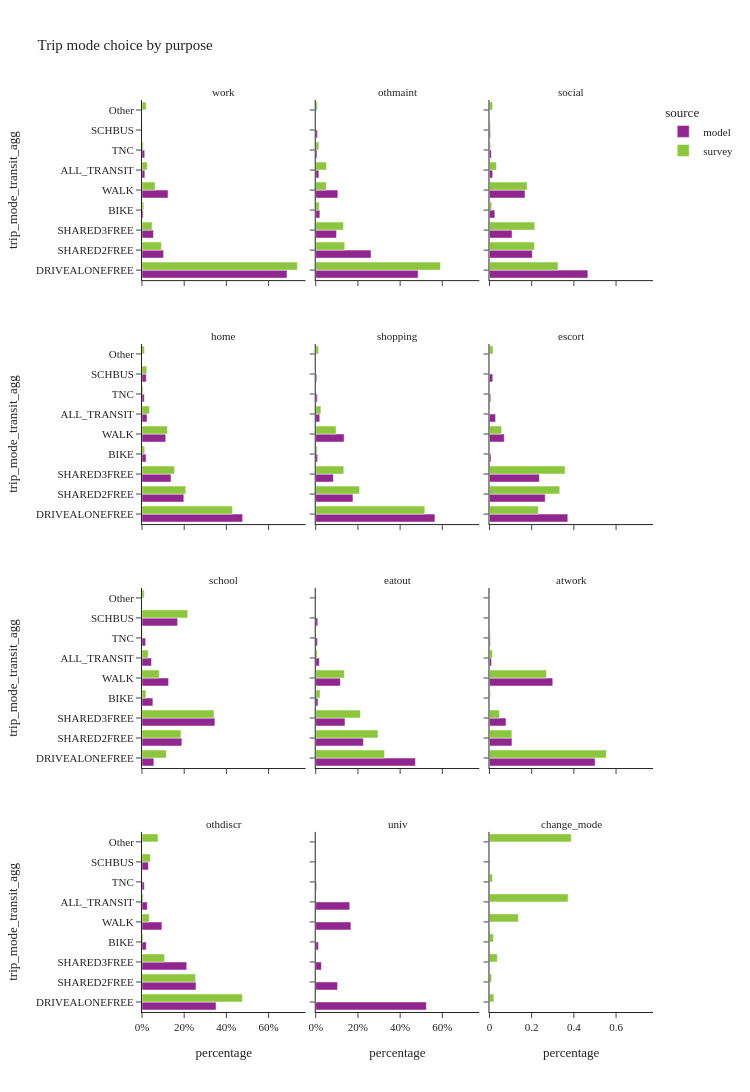
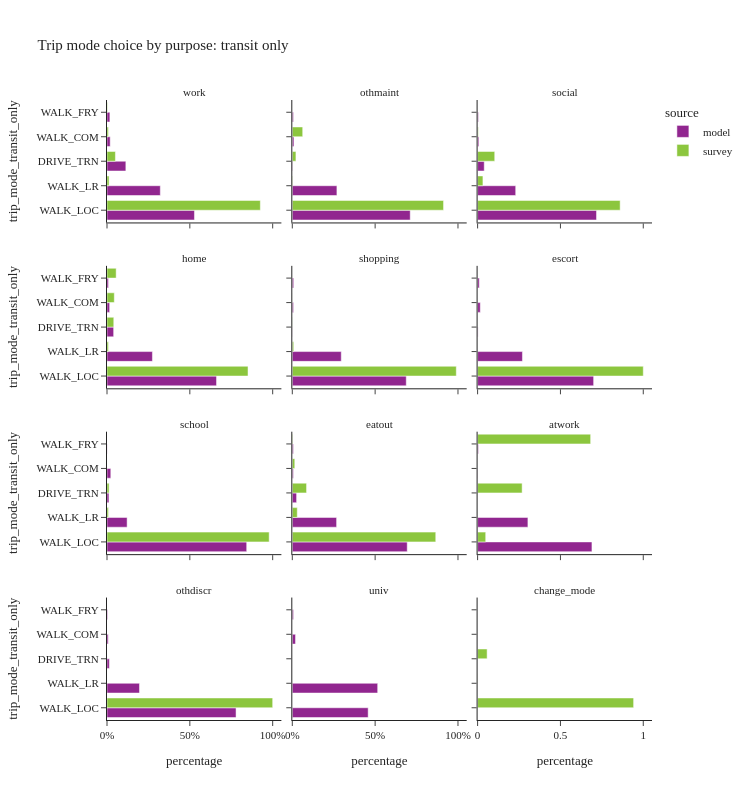

Here is the notebook cell these charts were saved with, in order:
### Code cell
trip_mode_choice_seg(segment_col='purpose')

### Figure 1 — Plotly figure (JSON) as saved in the notebook; plotly's stock layout.template omitted (floating-point values rounded to 4 significant figures)
{"data": [{"alignmentgroup": "True", "customdata": [[1490634], [222194], [118130], [12676], [267557], [29466], [28111]], "hovertemplate": "source=model<br>purpose=work<br>percentage=%{x}<br>trip_mode_transit_agg=%{y}<br>sample_size=%{customdata[0]}<extra></extra>", "legendgroup": "model", "marker": {"color": "#91268F", "pattern": {"shape": ""}}, "name": "model", "offsetgroup": "model", "orientation": "h", "showlegend": true, "textposition": "auto", "type": "bar", "x": [0.6873, 0.1025, 0.05447, 0.005845, 0.1234, 0.01359, 0.01296], "xaxis": "x10", "y": ["DRIVEALONEFREE", "SHARED2FREE", "SHARED3FREE", "BIKE", "WALK", "ALL_TRANSIT", "TNC"], "yaxis": "y10"}, {"alignmentgroup": "True", "customdata": [[345744], [186767], [70217], [13931], [74717], [10644], [5720], [4484]], "hovertemplate": "source=model<br>purpose=othmaint<br>percentage=%{x}<br>trip_mode_transit_agg=%{y}<br>sample_size=%{customdata[0]}<extra></extra>", "legendgroup": "model", "marker": {"color": "#91268F", "pattern": {"shape": ""}}, "name": "model", "offsetgroup": "model", "orientation": "h", "showlegend": false, "textposition": "auto", "type": "bar", "x": [0.4854, 0.2622, 0.09859, 0.01956, 0.1049, 0.01494, 0.008031, 0.006296], "xaxis": "x11", "y": ["DRIVEALONEFREE", "SHARED2FREE", "SHARED3FREE", "BIKE", "WALK", "ALL_TRANSIT", "SCHBUS", "TNC"], "yaxis": "y11"}, {"alignmentgroup": "True", "customdata": [[528713], [229985], [121674], [28931], [190959], [17481], [5495], [10355]], "hovertemplate": "source=model<br>purpose=social<br>percentage=%{x}<br>trip_mode_transit_agg=%{y}<br>sample_size=%{customdata[0]}<extra></extra>", "legendgroup": "model", "marker": {"color": "#91268F", "pattern": {"shape": ""}}, "name": "model", "offsetgroup": "model", "orientation": "h", "showlegend": false, "textposition": "auto", "type": "bar", "x": [0.4664, 0.2029, 0.1073, 0.02552, 0.1685, 0.01542, 0.004847, 0.009135], "xaxis": "x12", "y": ["DRIVEALONEFREE", "SHARED2FREE", "SHARED3FREE", "BIKE", "WALK", "ALL_TRANSIT", "SCHBUS", "TNC"], "yaxis": "y12"}, {"alignmentgroup": "True", "customdata": [[2214124], [920283], [638669], [90498], [522395], [110199], [93422], [51267]], "hovertemplate": "source=model<br>purpose=home<br>percentage=%{x}<br>trip_mode_transit_agg=%{y}<br>sample_size=%{customdata[0]}<extra></extra>", "legendgroup": "model", "marker": {"color": "#91268F", "pattern": {"shape": ""}}, "name": "model", "offsetgroup": "model", "orientation": "h", "showlegend": false, "textposition": "auto", "type": "bar", "x": [0.4771, 0.1983, 0.1376, 0.0195, 0.1126, 0.02375, 0.02013, 0.01105], "xaxis": "x7", "y": ["DRIVEALONEFREE", "SHARED2FREE", "SHARED3FREE", "BIKE", "WALK", "ALL_TRANSIT", "SCHBUS", "TNC"], "yaxis": "y7"}, {"alignmentgroup": "True", "customdata": [[633928], [197972], [93784], [10241], [150974], [21284], [5582], [8104]], "hovertemplate": "source=model<br>purpose=shopping<br>percentage=%{x}<br>trip_mode_transit_agg=%{y}<br>sample_size=%{customdata[0]}<extra></extra>", "legendgroup": "model", "marker": {"color": "#91268F", "pattern": {"shape": ""}}, "name": "model", "offsetgroup": "model", "orientation": "h", "showlegend": false, "textposition": "auto", "type": "bar", "x": [0.5651, 0.1765, 0.0836, 0.009129, 0.1346, 0.01897, 0.004976, 0.007224], "xaxis": "x8", "y": ["DRIVEALONEFREE", "SHARED2FREE", "SHARED3FREE", "BIKE", "WALK", "ALL_TRANSIT", "SCHBUS", "TNC"], "yaxis": "y8"}, {"alignmentgroup": "True", "customdata": [[370885], [263964], [236213], [7277], [70164], [28874], [15461], [6055]], "hovertemplate": "source=model<br>purpose=escort<br>percentage=%{x}<br>trip_mode_transit_agg=%{y}<br>sample_size=%{customdata[0]}<extra></extra>", "legendgroup": "model", "marker": {"color": "#91268F", "pattern": {"shape": ""}}, "name": "model", "offsetgroup": "model", "orientation": "h", "showlegend": false, "textposition": "auto", "type": "bar", "x": [0.3713, 0.2643, 0.2365, 0.007285, 0.07024, 0.02891, 0.01548, 0.006062], "xaxis": "x9", "y": ["DRIVEALONEFREE", "SHARED2FREE", "SHARED3FREE", "BIKE", "WALK", "ALL_TRANSIT", "SCHBUS", "TNC"], "yaxis": "y9"}, {"alignmentgroup": "True", "customdata": [[30936], [103860], [189959], [28409], [69347], [24779], [92825], [9421]], "hovertemplate": "source=model<br>purpose=school<br>percentage=%{x}<br>trip_mode_transit_agg=%{y}<br>sample_size=%{customdata[0]}<extra></extra>", "legendgroup": "model", "marker": {"color": "#91268F", "pattern": {"shape": ""}}, "name": "model", "offsetgroup": "model", "orientation": "h", "showlegend": false, "textposition": "auto", "type": "bar", "x": [0.05629, 0.189, 0.3457, 0.0517, 0.1262, 0.04509, 0.1689, 0.01714], "xaxis": "x4", "y": ["DRIVEALONEFREE", "SHARED2FREE", "SHARED3FREE", "BIKE", "WALK", "ALL_TRANSIT", "SCHBUS", "TNC"], "yaxis": "y4"}, {"alignmentgroup": "True", "customdata": [[308963], [147825], [90724], [7033], [76440], [11201], [6372], [5560]], "hovertemplate": "source=model<br>purpose=eatout<br>percentage=%{x}<br>trip_mode_transit_agg=%{y}<br>sample_size=%{customdata[0]}<extra></extra>", "legendgroup": "model", "marker": {"color": "#91268F", "pattern": {"shape": ""}}, "name": "model", "offsetgroup": "model", "orientation": "h", "showlegend": false, "textposition": "auto", "type": "bar", "x": [0.4723, 0.226, 0.1387, 0.01075, 0.1169, 0.01712, 0.009741, 0.0085], "xaxis": "x5", "y": ["DRIVEALONEFREE", "SHARED2FREE", "SHARED3FREE", "BIKE", "WALK", "ALL_TRANSIT", "SCHBUS", "TNC"], "yaxis": "y5"}, {"alignmentgroup": "True", "customdata": [[224538], [47805], [35051], [299], [134430], [4344], [1790]], "hovertemplate": "source=model<br>purpose=atwork<br>percentage=%{x}<br>trip_mode_transit_agg=%{y}<br>sample_size=%{customdata[0]}<extra></extra>", "legendgroup": "model", "marker": {"color": "#91268F", "pattern": {"shape": ""}}, "name": "model", "offsetgroup": "model", "orientation": "h", "showlegend": false, "textposition": "auto", "type": "bar", "x": [0.5009, 0.1066, 0.07819, 0.000667, 0.2999, 0.009691, 0.003993], "xaxis": "x6", "y": ["DRIVEALONEFREE", "SHARED2FREE", "SHARED3FREE", "BIKE", "WALK", "ALL_TRANSIT", "TNC"], "yaxis": "y6"}, {"alignmentgroup": "True", "customdata": [[114968], [83779], [69422], [6639], [30894], [8150], [9942], [3569]], "hovertemplate": "source=model<br>purpose=othdiscr<br>percentage=%{x}<br>trip_mode_transit_agg=%{y}<br>sample_size=%{customdata[0]}<extra></extra>", "legendgroup": "model", "marker": {"color": "#91268F", "pattern": {"shape": ""}}, "name": "model", "offsetgroup": "model", "orientation": "h", "showlegend": false, "textposition": "auto", "type": "bar", "x": [0.3512, 0.2559, 0.2121, 0.02028, 0.09437, 0.0249, 0.03037, 0.0109], "xaxis": "x", "y": ["DRIVEALONEFREE", "SHARED2FREE", "SHARED3FREE", "BIKE", "WALK", "ALL_TRANSIT", "SCHBUS", "TNC"], "yaxis": "y"}, {"alignmentgroup": "True", "customdata": [[38476], [7594], [1975], [952], [12235], [11826], [291]], "hovertemplate": "source=model<br>purpose=univ<br>percentage=%{x}<br>trip_mode_transit_agg=%{y}<br>sample_size=%{customdata[0]}<extra></extra>", "legendgroup": "model", "marker": {"color": "#91268F", "pattern": {"shape": ""}}, "name": "model", "offsetgroup": "model", "orientation": "h", "showlegend": false, "textposition": "auto", "type": "bar", "x": [0.5246, 0.1035, 0.02693, 0.01298, 0.1668, 0.1612, 0.003967], "xaxis": "x2", "y": ["DRIVEALONEFREE", "SHARED2FREE", "SHARED3FREE", "BIKE", "WALK", "ALL_TRANSIT", "TNC"], "yaxis": "y2"}, {"alignmentgroup": "True", "customdata": [[3211], [323], [110], [173], [770], [447], [2], [33], [147]], "hovertemplate": "source=survey<br>purpose=work<br>percentage=%{x}<br>trip_mode_transit_agg=%{y}<br>sample_size=%{customdata[0]}<extra></extra>", "legendgroup": "survey", "marker": {"color": "#8CC63E", "pattern": {"shape": ""}}, "name": "survey", "offsetgroup": "survey", "orientation": "h", "showlegend": true, "textposition": "auto", "type": "bar", "x": [0.7363, 0.09177, 0.04801, 0.008581, 0.06224, 0.02482, 0.002361, 0.006135, 0.01974], "xaxis": "x10", "y": ["DRIVEALONEFREE", "SHARED2FREE", "SHARED3FREE", "BIKE", "WALK", "ALL_TRANSIT", "SCHBUS", "TNC", "Other"], "yaxis": "y10"}, {"alignmentgroup": "True", "customdata": [[1018], [410], [176], [22], [241], [116], [17], [47]], "hovertemplate": "source=survey<br>purpose=othmaint<br>percentage=%{x}<br>trip_mode_transit_agg=%{y}<br>sample_size=%{customdata[0]}<extra></extra>", "legendgroup": "survey", "marker": {"color": "#8CC63E", "pattern": {"shape": ""}}, "name": "survey", "offsetgroup": "survey", "orientation": "h", "showlegend": false, "textposition": "auto", "type": "bar", "x": [0.5911, 0.1375, 0.1313, 0.01661, 0.04978, 0.05108, 0.01477, 0.007735], "xaxis": "x11", "y": ["DRIVEALONEFREE", "SHARED2FREE", "SHARED3FREE", "BIKE", "WALK", "ALL_TRANSIT", "TNC", "Other"], "yaxis": "y11"}, {"alignmentgroup": "True", "customdata": [[1842], [1047], [816], [172], [2121], [223], [8], [35], [171]], "hovertemplate": "source=survey<br>purpose=social<br>percentage=%{x}<br>trip_mode_transit_agg=%{y}<br>sample_size=%{customdata[0]}<extra></extra>", "legendgroup": "survey", "marker": {"color": "#8CC63E", "pattern": {"shape": ""}}, "name": "survey", "offsetgroup": "survey", "orientation": "h", "showlegend": false, "textposition": "auto", "type": "bar", "x": [0.3248, 0.2135, 0.2148, 0.01077, 0.1783, 0.03303, 0.004526, 0.005369, 0.01481], "xaxis": "x12", "y": ["DRIVEALONEFREE", "SHARED2FREE", "SHARED3FREE", "BIKE", "WALK", "ALL_TRANSIT", "SCHBUS", "TNC", "Other"], "yaxis": "y12"}, {"alignmentgroup": "True", "customdata": [[4817], [2279], [1430], [374], [2960], [726], [134], [66], [209]], "hovertemplate": "source=survey<br>purpose=home<br>percentage=%{x}<br>trip_mode_transit_agg=%{y}<br>sample_size=%{customdata[0]}<extra></extra>", "legendgroup": "survey", "marker": {"color": "#8CC63E", "pattern": {"shape": ""}}, "name": "survey", "offsetgroup": "survey", "orientation": "h", "showlegend": false, "textposition": "auto", "type": "bar", "x": [0.4294, 0.2077, 0.1545, 0.01288, 0.1207, 0.03552, 0.0226, 0.00513, 0.01161], "xaxis": "x7", "y": ["DRIVEALONEFREE", "SHARED2FREE", "SHARED3FREE", "BIKE", "WALK", "ALL_TRANSIT", "SCHBUS", "TNC", "Other"], "yaxis": "y7"}, {"alignmentgroup": "True", "customdata": [[2130], [1046], [505], [53], [711], [163], [4], [64]], "hovertemplate": "source=survey<br>purpose=shopping<br>percentage=%{x}<br>trip_mode_transit_agg=%{y}<br>sample_size=%{customdata[0]}<extra></extra>", "legendgroup": "survey", "marker": {"color": "#8CC63E", "pattern": {"shape": ""}}, "name": "survey", "offsetgroup": "survey", "orientation": "h", "showlegend": false, "textposition": "auto", "type": "bar", "x": [0.517, 0.2076, 0.1331, 0.006537, 0.09691, 0.02466, 0.0007081, 0.01342], "xaxis": "x8", "y": ["DRIVEALONEFREE", "SHARED2FREE", "SHARED3FREE", "BIKE", "WALK", "ALL_TRANSIT", "TNC", "Other"], "yaxis": "y8"}, {"alignmentgroup": "True", "customdata": [[660], [953], [738], [52], [319], [12], [3], [2], [23]], "hovertemplate": "source=survey<br>purpose=escort<br>percentage=%{x}<br>trip_mode_transit_agg=%{y}<br>sample_size=%{customdata[0]}<extra></extra>", "legendgroup": "survey", "marker": {"color": "#8CC63E", "pattern": {"shape": ""}}, "name": "survey", "offsetgroup": "survey", "orientation": "h", "showlegend": false, "textposition": "auto", "type": "bar", "x": [0.2315, 0.3331, 0.3584, 0.001548, 0.05763, 0.0005046, 0.0001123, 0.0001868, 0.01699], "xaxis": "x9", "y": ["DRIVEALONEFREE", "SHARED2FREE", "SHARED3FREE", "BIKE", "WALK", "ALL_TRANSIT", "SCHBUS", "TNC", "Other"], "yaxis": "y9"}, {"alignmentgroup": "True", "customdata": [[61], [219], [232], [27], [153], [50], [152], [4], [8]], "hovertemplate": "source=survey<br>purpose=school<br>percentage=%{x}<br>trip_mode_transit_agg=%{y}<br>sample_size=%{customdata[0]}<extra></extra>", "legendgroup": "survey", "marker": {"color": "#8CC63E", "pattern": {"shape": ""}}, "name": "survey", "offsetgroup": "survey", "orientation": "h", "showlegend": false, "textposition": "auto", "type": "bar", "x": [0.1151, 0.185, 0.3411, 0.01881, 0.08152, 0.02933, 0.2168, 0.002025, 0.01045], "xaxis": "x4", "y": ["DRIVEALONEFREE", "SHARED2FREE", "SHARED3FREE", "BIKE", "WALK", "ALL_TRANSIT", "SCHBUS", "TNC", "Other"], "yaxis": "y4"}, {"alignmentgroup": "True", "customdata": [[785], [604], [383], [48], [652], [89], [1], [11], [35]], "hovertemplate": "source=survey<br>purpose=eatout<br>percentage=%{x}<br>trip_mode_transit_agg=%{y}<br>sample_size=%{customdata[0]}<extra></extra>", "legendgroup": "survey", "marker": {"color": "#8CC63E", "pattern": {"shape": ""}}, "name": "survey", "offsetgroup": "survey", "orientation": "h", "showlegend": false, "textposition": "auto", "type": "bar", "x": [0.3263, 0.2949, 0.2118, 0.02052, 0.136, 0.007462, 1.047e-05, 0.001505, 0.001537], "xaxis": "x5", "y": ["DRIVEALONEFREE", "SHARED2FREE", "SHARED3FREE", "BIKE", "WALK", "ALL_TRANSIT", "SCHBUS", "TNC", "Other"], "yaxis": "y5"}, {"alignmentgroup": "True", "customdata": [[315], [50], [45], [8], [331], [8], [1], [31]], "hovertemplate": "source=survey<br>purpose=atwork<br>percentage=%{x}<br>trip_mode_transit_agg=%{y}<br>sample_size=%{customdata[0]}<extra></extra>", "legendgroup": "survey", "marker": {"color": "#8CC63E", "pattern": {"shape": ""}}, "name": "survey", "offsetgroup": "survey", "orientation": "h", "showlegend": false, "textposition": "auto", "type": "bar", "x": [0.5538, 0.1061, 0.04712, 0.00421, 0.2703, 0.01397, 0.003755, 0.0007328], "xaxis": "x6", "y": ["DRIVEALONEFREE", "SHARED2FREE", "SHARED3FREE", "BIKE", "WALK", "ALL_TRANSIT", "TNC", "Other"], "yaxis": "y6"}, {"alignmentgroup": "True", "customdata": [[175], [97], [60], [10], [90], [21], [15], [2], [41]], "hovertemplate": "source=survey<br>purpose=othdiscr<br>percentage=%{x}<br>trip_mode_transit_agg=%{y}<br>sample_size=%{customdata[0]}<extra></extra>", "legendgroup": "survey", "marker": {"color": "#8CC63E", "pattern": {"shape": ""}}, "name": "survey", "offsetgroup": "survey", "orientation": "h", "showlegend": false, "textposition": "auto", "type": "bar", "x": [0.4759, 0.2543, 0.1072, 0.004966, 0.03447, 0.005884, 0.03932, 0.002126, 0.07595], "xaxis": "x", "y": ["DRIVEALONEFREE", "SHARED2FREE", "SHARED3FREE", "BIKE", "WALK", "ALL_TRANSIT", "SCHBUS", "TNC", "Other"], "yaxis": "y"}, {"alignmentgroup": "True", "customdata": [[1], [6], [3], [1], [6], [25], [5], [8]], "hovertemplate": "source=survey<br>purpose=change_mode<br>percentage=%{x}<br>trip_mode_transit_agg=%{y}<br>sample_size=%{customdata[0]}<extra></extra>", "legendgroup": "survey", "marker": {"color": "#8CC63E", "pattern": {"shape": ""}}, "name": "survey", "offsetgroup": "survey", "orientation": "h", "showlegend": false, "textposition": "auto", "type": "bar", "x": [0.02096, 0.01031, 0.03719, 0.01918, 0.137, 0.373, 0.01451, 0.3878], "xaxis": "x3", "y": ["DRIVEALONEFREE", "SHARED2FREE", "SHARED3FREE", "BIKE", "WALK", "ALL_TRANSIT", "TNC", "Other"], "yaxis": "y3"}], "layout": {"annotations": [{"font": {}, "showarrow": false, "text": "othdiscr", "x": 0.16, "xanchor": "center", "xref": "paper", "y": 0.1975, "yanchor": "bottom", "yref": "paper"}, {"font": {}, "showarrow": false, "text": "univ", "x": 0.5, "xanchor": "center", "xref": "paper", "y": 0.1975, "yanchor": "bottom", "yref": "paper"}, {"font": {}, "showarrow": false, "text": "change_mode", "x": 0.84, "xanchor": "center", "xref": "paper", "y": 0.1975, "yanchor": "bottom", "yref": "paper"}, {"font": {}, "showarrow": false, "text": "school", "x": 0.16, "xanchor": "center", "xref": "paper", "y": 0.465, "yanchor": "bottom", "yref": "paper"}, {"font": {}, "showarrow": false, "text": "eatout", "x": 0.5, "xanchor": "center", "xref": "paper", "y": 0.465, "yanchor": "bottom", "yref": "paper"}, {"font": {}, "showarrow": false, "text": "atwork", "x": 0.84, "xanchor": "center", "xref": "paper", "y": 0.465, "yanchor": "bottom", "yref": "paper"}, {"font": {}, "showarrow": false, "text": "home", "x": 0.16, "xanchor": "center", "xref": "paper", "y": 0.7325, "yanchor": "bottom", "yref": "paper"}, {"font": {}, "showarrow": false, "text": "shopping", "x": 0.5, "xanchor": "center", "xref": "paper", "y": 0.7325, "yanchor": "bottom", "yref": "paper"}, {"font": {}, "showarrow": false, "text": "escort", "x": 0.84, "xanchor": "center", "xref": "paper", "y": 0.7325, "yanchor": "bottom", "yref": "paper"}, {"font": {}, "showarrow": false, "text": "work", "x": 0.16, "xanchor": "center", "xref": "paper", "y": 1.0, "yanchor": "bottom", "yref": "paper"}, {"font": {}, "showarrow": false, "text": "othmaint", "x": 0.5, "xanchor": "center", "xref": "paper", "y": 1.0, "yanchor": "bottom", "yref": "paper"}, {"font": {}, "showarrow": false, "text": "social", "x": 0.84, "xanchor": "center", "xref": "paper", "y": 1.0, "yanchor": "bottom", "yref": "paper"}], "barmode": "group", "height": 1200, "legend": {"title": {"text": "source"}, "tracegroupgap": 0}, "title": {"text": "Trip mode choice by purpose"}, "width": 750, "xaxis": {"anchor": "y", "domain": [0.0, 0.32], "tickformat": ".0%", "title": {"text": "percentage"}}, "xaxis10": {"anchor": "y10", "domain": [0.0, 0.32], "matches": "x", "showticklabels": false}, "xaxis11": {"anchor": "y11", "domain": [0.34, 0.66], "matches": "x", "showticklabels": false}, "xaxis12": {"anchor": "y12", "domain": [0.68, 1.0], "matches": "x", "showticklabels": false}, "xaxis2": {"anchor": "y2", "domain": [0.34, 0.66], "matches": "x", "tickformat": ".0%", "title": {"text": "percentage"}}, "xaxis3": {"anchor": "y3", "domain": [0.68, 1.0], "matches": "x", "title": {"text": "percentage"}}, "xaxis4": {"anchor": "y4", "domain": [0.0, 0.32], "matches": "x", "showticklabels": false}, "xaxis5": {"anchor": "y5", "domain": [0.34, 0.66], "matches": "x", "showticklabels": false}, "xaxis6": {"anchor": "y6", "domain": [0.68, 1.0], "matches": "x", "showticklabels": false}, "xaxis7": {"anchor": "y7", "domain": [0.0, 0.32], "matches": "x", "showticklabels": false}, "xaxis8": {"anchor": "y8", "domain": [0.34, 0.66], "matches": "x", "showticklabels": false}, "xaxis9": {"anchor": "y9", "domain": [0.68, 1.0], "matches": "x", "showticklabels": false}, "yaxis": {"anchor": "x", "domain": [0.0, 0.1975], "title": {"text": "trip_mode_transit_agg"}}, "yaxis10": {"anchor": "x10", "domain": [0.8025, 1.0], "matches": "y", "title": {"text": "trip_mode_transit_agg"}}, "yaxis11": {"anchor": "x11", "domain": [0.8025, 1.0], "matches": "y", "showticklabels": false}, "yaxis12": {"anchor": "x12", "domain": [0.8025, 1.0], "matches": "y", "showticklabels": false}, "yaxis2": {"anchor": "x2", "domain": [0.0, 0.1975], "matches": "y", "showticklabels": false}, "yaxis3": {"anchor": "x3", "domain": [0.0, 0.1975], "matches": "y", "showticklabels": false}, "yaxis4": {"anchor": "x4", "domain": [0.2675, 0.465], "matches": "y", "title": {"text": "trip_mode_transit_agg"}}, "yaxis5": {"anchor": "x5", "domain": [0.2675, 0.465], "matches": "y", "showticklabels": false}, "yaxis6": {"anchor": "x6", "domain": [0.2675, 0.465], "matches": "y", "showticklabels": false}, "yaxis7": {"anchor": "x7", "domain": [0.535, 0.7325], "matches": "y", "title": {"text": "trip_mode_transit_agg"}}, "yaxis8": {"anchor": "x8", "domain": [0.535, 0.7325], "matches": "y", "showticklabels": false}, "yaxis9": {"anchor": "x9", "domain": [0.535, 0.7325], "matches": "y", "showticklabels": false}}}

### Figure 2 — Plotly figure (JSON) as saved in the notebook; plotly's stock layout.template omitted (floating-point values rounded to 4 significant figures)
{"data": [{"alignmentgroup": "True", "customdata": [[15554], [9482], [3352], [566], [512]], "hovertemplate": "source=model<br>purpose=work<br>percentage=%{x}<br>trip_mode_transit_only=%{y}<br>sample_size=%{customdata[0]}<extra></extra>", "legendgroup": "model", "marker": {"color": "#91268F", "pattern": {"shape": ""}}, "name": "model", "offsetgroup": "model", "orientation": "h", "showlegend": true, "textposition": "auto", "type": "bar", "x": [0.5279, 0.3218, 0.1138, 0.01921, 0.01738], "xaxis": "x10", "y": ["WALK_LOC", "WALK_LR", "DRIVE_TRN", "WALK_COM", "WALK_FRY"], "yaxis": "y10"}, {"alignmentgroup": "True", "customdata": [[7576], [2866], [24], [104], [74]], "hovertemplate": "source=model<br>purpose=othmaint<br>percentage=%{x}<br>trip_mode_transit_only=%{y}<br>sample_size=%{customdata[0]}<extra></extra>", "legendgroup": "model", "marker": {"color": "#91268F", "pattern": {"shape": ""}}, "name": "model", "offsetgroup": "model", "orientation": "h", "showlegend": false, "textposition": "auto", "type": "bar", "x": [0.7118, 0.2693, 0.002255, 0.009771, 0.006952], "xaxis": "x11", "y": ["WALK_LOC", "WALK_LR", "DRIVE_TRN", "WALK_COM", "WALK_FRY"], "yaxis": "y11"}, {"alignmentgroup": "True", "customdata": [[12547], [4020], [701], [129], [84]], "hovertemplate": "source=model<br>purpose=social<br>percentage=%{x}<br>trip_mode_transit_only=%{y}<br>sample_size=%{customdata[0]}<extra></extra>", "legendgroup": "model", "marker": {"color": "#91268F", "pattern": {"shape": ""}}, "name": "model", "offsetgroup": "model", "orientation": "h", "showlegend": false, "textposition": "auto", "type": "bar", "x": [0.7178, 0.23, 0.0401, 0.007379, 0.004805], "xaxis": "x12", "y": ["WALK_LOC", "WALK_LR", "DRIVE_TRN", "WALK_COM", "WALK_FRY"], "yaxis": "y12"}, {"alignmentgroup": "True", "customdata": [[72844], [30211], [4421], [1753], [970]], "hovertemplate": "source=model<br>purpose=home<br>percentage=%{x}<br>trip_mode_transit_only=%{y}<br>sample_size=%{customdata[0]}<extra></extra>", "legendgroup": "model", "marker": {"color": "#91268F", "pattern": {"shape": ""}}, "name": "model", "offsetgroup": "model", "orientation": "h", "showlegend": false, "textposition": "auto", "type": "bar", "x": [0.661, 0.2741, 0.04012, 0.01591, 0.008802], "xaxis": "x7", "y": ["WALK_LOC", "WALK_LR", "DRIVE_TRN", "WALK_COM", "WALK_FRY"], "yaxis": "y7"}, {"alignmentgroup": "True", "customdata": [[14639], [6289], [22], [158], [176]], "hovertemplate": "source=model<br>purpose=shopping<br>percentage=%{x}<br>trip_mode_transit_only=%{y}<br>sample_size=%{customdata[0]}<extra></extra>", "legendgroup": "model", "marker": {"color": "#91268F", "pattern": {"shape": ""}}, "name": "model", "offsetgroup": "model", "orientation": "h", "showlegend": false, "textposition": "auto", "type": "bar", "x": [0.6878, 0.2955, 0.001034, 0.007423, 0.008269], "xaxis": "x8", "y": ["WALK_LOC", "WALK_LR", "DRIVE_TRN", "WALK_COM", "WALK_FRY"], "yaxis": "y8"}, {"alignmentgroup": "True", "customdata": [[20223], [7813], [81], [467], [290]], "hovertemplate": "source=model<br>purpose=escort<br>percentage=%{x}<br>trip_mode_transit_only=%{y}<br>sample_size=%{customdata[0]}<extra></extra>", "legendgroup": "model", "marker": {"color": "#91268F", "pattern": {"shape": ""}}, "name": "model", "offsetgroup": "model", "orientation": "h", "showlegend": false, "textposition": "auto", "type": "bar", "x": [0.7004, 0.2706, 0.002805, 0.01617, 0.01004], "xaxis": "x9", "y": ["WALK_LOC", "WALK_LR", "DRIVE_TRN", "WALK_COM", "WALK_FRY"], "yaxis": "y9"}, {"alignmentgroup": "True", "customdata": [[20894], [3007], [290], [567], [21]], "hovertemplate": "source=model<br>purpose=school<br>percentage=%{x}<br>trip_mode_transit_only=%{y}<br>sample_size=%{customdata[0]}<extra></extra>", "legendgroup": "model", "marker": {"color": "#91268F", "pattern": {"shape": ""}}, "name": "model", "offsetgroup": "model", "orientation": "h", "showlegend": false, "textposition": "auto", "type": "bar", "x": [0.8432, 0.1214, 0.0117, 0.02288, 0.0008475], "xaxis": "x4", "y": ["WALK_LOC", "WALK_LR", "DRIVE_TRN", "WALK_COM", "WALK_FRY"], "yaxis": "y4"}, {"alignmentgroup": "True", "customdata": [[7770], [2995], [291], [72], [73]], "hovertemplate": "source=model<br>purpose=eatout<br>percentage=%{x}<br>trip_mode_transit_only=%{y}<br>sample_size=%{customdata[0]}<extra></extra>", "legendgroup": "model", "marker": {"color": "#91268F", "pattern": {"shape": ""}}, "name": "model", "offsetgroup": "model", "orientation": "h", "showlegend": false, "textposition": "auto", "type": "bar", "x": [0.6937, 0.2674, 0.02598, 0.006428, 0.006517], "xaxis": "x5", "y": ["WALK_LOC", "WALK_LR", "DRIVE_TRN", "WALK_COM", "WALK_FRY"], "yaxis": "y5"}, {"alignmentgroup": "True", "customdata": [[2998], [1319], [6], [21]], "hovertemplate": "source=model<br>purpose=atwork<br>percentage=%{x}<br>trip_mode_transit_only=%{y}<br>sample_size=%{customdata[0]}<extra></extra>", "legendgroup": "model", "marker": {"color": "#91268F", "pattern": {"shape": ""}}, "name": "model", "offsetgroup": "model", "orientation": "h", "showlegend": false, "textposition": "auto", "type": "bar", "x": [0.6901, 0.3036, 0.001381, 0.004834], "xaxis": "x6", "y": ["WALK_LOC", "WALK_LR", "WALK_COM", "WALK_FRY"], "yaxis": "y6"}, {"alignmentgroup": "True", "customdata": [[6348], [1597], [116], [60], [29]], "hovertemplate": "source=model<br>purpose=othdiscr<br>percentage=%{x}<br>trip_mode_transit_only=%{y}<br>sample_size=%{customdata[0]}<extra></extra>", "legendgroup": "model", "marker": {"color": "#91268F", "pattern": {"shape": ""}}, "name": "model", "offsetgroup": "model", "orientation": "h", "showlegend": false, "textposition": "auto", "type": "bar", "x": [0.7789, 0.196, 0.01423, 0.007362, 0.003558], "xaxis": "x", "y": ["WALK_LOC", "WALK_LR", "DRIVE_TRN", "WALK_COM", "WALK_FRY"], "yaxis": "y"}, {"alignmentgroup": "True", "customdata": [[5415], [6094], [230], [87]], "hovertemplate": "source=model<br>purpose=univ<br>percentage=%{x}<br>trip_mode_transit_only=%{y}<br>sample_size=%{customdata[0]}<extra></extra>", "legendgroup": "model", "marker": {"color": "#91268F", "pattern": {"shape": ""}}, "name": "model", "offsetgroup": "model", "orientation": "h", "showlegend": false, "textposition": "auto", "type": "bar", "x": [0.4579, 0.5153, 0.01945, 0.007357], "xaxis": "x2", "y": ["WALK_LOC", "WALK_LR", "WALK_COM", "WALK_FRY"], "yaxis": "y2"}, {"alignmentgroup": "True", "customdata": [[389], [26], [19], [8], [5]], "hovertemplate": "source=survey<br>purpose=work<br>percentage=%{x}<br>trip_mode_transit_only=%{y}<br>sample_size=%{customdata[0]}<extra></extra>", "legendgroup": "survey", "marker": {"color": "#8CC63E", "pattern": {"shape": ""}}, "name": "survey", "offsetgroup": "survey", "orientation": "h", "showlegend": true, "textposition": "auto", "type": "bar", "x": [0.9255, 0.01236, 0.05082, 0.008277, 0.003065], "xaxis": "x10", "y": ["WALK_LOC", "WALK_LR", "DRIVE_TRN", "WALK_COM", "WALK_FRY"], "yaxis": "y10"}, {"alignmentgroup": "True", "customdata": [[106], [5], [4], [1]], "hovertemplate": "source=survey<br>purpose=othmaint<br>percentage=%{x}<br>trip_mode_transit_only=%{y}<br>sample_size=%{customdata[0]}<extra></extra>", "legendgroup": "survey", "marker": {"color": "#8CC63E", "pattern": {"shape": ""}}, "name": "survey", "offsetgroup": "survey", "orientation": "h", "showlegend": false, "textposition": "auto", "type": "bar", "x": [0.9129, 0.002436, 0.02189, 0.06275], "xaxis": "x11", "y": ["WALK_LOC", "WALK_LR", "DRIVE_TRN", "WALK_COM"], "yaxis": "y11"}, {"alignmentgroup": "True", "customdata": [[176], [23], [22], [2]], "hovertemplate": "source=survey<br>purpose=social<br>percentage=%{x}<br>trip_mode_transit_only=%{y}<br>sample_size=%{customdata[0]}<extra></extra>", "legendgroup": "survey", "marker": {"color": "#8CC63E", "pattern": {"shape": ""}}, "name": "survey", "offsetgroup": "survey", "orientation": "h", "showlegend": false, "textposition": "auto", "type": "bar", "x": [0.8604, 0.03216, 0.1034, 0.004011], "xaxis": "x12", "y": ["WALK_LOC", "WALK_LR", "DRIVE_TRN", "WALK_COM"], "yaxis": "y12"}, {"alignmentgroup": "True", "customdata": [[641], [39], [28], [7], [11]], "hovertemplate": "source=survey<br>purpose=home<br>percentage=%{x}<br>trip_mode_transit_only=%{y}<br>sample_size=%{customdata[0]}<extra></extra>", "legendgroup": "survey", "marker": {"color": "#8CC63E", "pattern": {"shape": ""}}, "name": "survey", "offsetgroup": "survey", "orientation": "h", "showlegend": false, "textposition": "auto", "type": "bar", "x": [0.8512, 0.008545, 0.04094, 0.04409, 0.05526], "xaxis": "x7", "y": ["WALK_LOC", "WALK_LR", "DRIVE_TRN", "WALK_COM", "WALK_FRY"], "yaxis": "y7"}, {"alignmentgroup": "True", "customdata": [[147], [10], [3], [3]], "hovertemplate": "source=survey<br>purpose=shopping<br>percentage=%{x}<br>trip_mode_transit_only=%{y}<br>sample_size=%{customdata[0]}<extra></extra>", "legendgroup": "survey", "marker": {"color": "#8CC63E", "pattern": {"shape": ""}}, "name": "survey", "offsetgroup": "survey", "orientation": "h", "showlegend": false, "textposition": "auto", "type": "bar", "x": [0.9899, 0.008514, 0.001234, 0.0003664], "xaxis": "x8", "y": ["WALK_LOC", "WALK_LR", "DRIVE_TRN", "WALK_COM"], "yaxis": "y8"}, {"alignmentgroup": "True", "customdata": [[10], [1], [1]], "hovertemplate": "source=survey<br>purpose=escort<br>percentage=%{x}<br>trip_mode_transit_only=%{y}<br>sample_size=%{customdata[0]}<extra></extra>", "legendgroup": "survey", "marker": {"color": "#8CC63E", "pattern": {"shape": ""}}, "name": "survey", "offsetgroup": "survey", "orientation": "h", "showlegend": false, "textposition": "auto", "type": "bar", "x": [1.0, 0.0, 0.0], "xaxis": "x9", "y": ["WALK_LOC", "WALK_LR", "DRIVE_TRN"], "yaxis": "y9"}, {"alignmentgroup": "True", "customdata": [[47], [1], [2]], "hovertemplate": "source=survey<br>purpose=school<br>percentage=%{x}<br>trip_mode_transit_only=%{y}<br>sample_size=%{customdata[0]}<extra></extra>", "legendgroup": "survey", "marker": {"color": "#8CC63E", "pattern": {"shape": ""}}, "name": "survey", "offsetgroup": "survey", "orientation": "h", "showlegend": false, "textposition": "auto", "type": "bar", "x": [0.9788, 0.00861, 0.01255], "xaxis": "x4", "y": ["WALK_LOC", "WALK_LR", "DRIVE_TRN"], "yaxis": "y4"}, {"alignmentgroup": "True", "customdata": [[77], [7], [2], [2], [1]], "hovertemplate": "source=survey<br>purpose=eatout<br>percentage=%{x}<br>trip_mode_transit_only=%{y}<br>sample_size=%{customdata[0]}<extra></extra>", "legendgroup": "survey", "marker": {"color": "#8CC63E", "pattern": {"shape": ""}}, "name": "survey", "offsetgroup": "survey", "orientation": "h", "showlegend": false, "textposition": "auto", "type": "bar", "x": [0.8659, 0.02996, 0.0861, 0.01504, 0.003025], "xaxis": "x5", "y": ["WALK_LOC", "WALK_LR", "DRIVE_TRN", "WALK_COM", "WALK_FRY"], "yaxis": "y5"}, {"alignmentgroup": "True", "customdata": [[6], [1], [1]], "hovertemplate": "source=survey<br>purpose=atwork<br>percentage=%{x}<br>trip_mode_transit_only=%{y}<br>sample_size=%{customdata[0]}<extra></extra>", "legendgroup": "survey", "marker": {"color": "#8CC63E", "pattern": {"shape": ""}}, "name": "survey", "offsetgroup": "survey", "orientation": "h", "showlegend": false, "textposition": "auto", "type": "bar", "x": [0.0489, 0.2688, 0.6823], "xaxis": "x6", "y": ["WALK_LOC", "DRIVE_TRN", "WALK_FRY"], "yaxis": "y6"}, {"alignmentgroup": "True", "customdata": [[19], [2]], "hovertemplate": "source=survey<br>purpose=othdiscr<br>percentage=%{x}<br>trip_mode_transit_only=%{y}<br>sample_size=%{customdata[0]}<extra></extra>", "legendgroup": "survey", "marker": {"color": "#8CC63E", "pattern": {"shape": ""}}, "name": "survey", "offsetgroup": "survey", "orientation": "h", "showlegend": false, "textposition": "auto", "type": "bar", "x": [1.0, 0.0], "xaxis": "x", "y": ["WALK_LOC", "WALK_LR"], "yaxis": "y"}, {"alignmentgroup": "True", "customdata": [[20], [2], [3]], "hovertemplate": "source=survey<br>purpose=change_mode<br>percentage=%{x}<br>trip_mode_transit_only=%{y}<br>sample_size=%{customdata[0]}<extra></extra>", "legendgroup": "survey", "marker": {"color": "#8CC63E", "pattern": {"shape": ""}}, "name": "survey", "offsetgroup": "survey", "orientation": "h", "showlegend": false, "textposition": "auto", "type": "bar", "x": [0.9417, 0.0008312, 0.05745], "xaxis": "x3", "y": ["WALK_LOC", "WALK_LR", "DRIVE_TRN"], "yaxis": "y3"}], "layout": {"annotations": [{"font": {}, "showarrow": false, "text": "othdiscr", "x": 0.16, "xanchor": "center", "xref": "paper", "y": 0.1975, "yanchor": "bottom", "yref": "paper"}, {"font": {}, "showarrow": false, "text": "univ", "x": 0.5, "xanchor": "center", "xref": "paper", "y": 0.1975, "yanchor": "bottom", "yref": "paper"}, {"font": {}, "showarrow": false, "text": "change_mode", "x": 0.84, "xanchor": "center", "xref": "paper", "y": 0.1975, "yanchor": "bottom", "yref": "paper"}, {"font": {}, "showarrow": false, "text": "school", "x": 0.16, "xanchor": "center", "xref": "paper", "y": 0.465, "yanchor": "bottom", "yref": "paper"}, {"font": {}, "showarrow": false, "text": "eatout", "x": 0.5, "xanchor": "center", "xref": "paper", "y": 0.465, "yanchor": "bottom", "yref": "paper"}, {"font": {}, "showarrow": false, "text": "atwork", "x": 0.84, "xanchor": "center", "xref": "paper", "y": 0.465, "yanchor": "bottom", "yref": "paper"}, {"font": {}, "showarrow": false, "text": "home", "x": 0.16, "xanchor": "center", "xref": "paper", "y": 0.7325, "yanchor": "bottom", "yref": "paper"}, {"font": {}, "showarrow": false, "text": "shopping", "x": 0.5, "xanchor": "center", "xref": "paper", "y": 0.7325, "yanchor": "bottom", "yref": "paper"}, {"font": {}, "showarrow": false, "text": "escort", "x": 0.84, "xanchor": "center", "xref": "paper", "y": 0.7325, "yanchor": "bottom", "yref": "paper"}, {"font": {}, "showarrow": false, "text": "work", "x": 0.16, "xanchor": "center", "xref": "paper", "y": 1.0, "yanchor": "bottom", "yref": "paper"}, {"font": {}, "showarrow": false, "text": "othmaint", "x": 0.5, "xanchor": "center", "xref": "paper", "y": 1.0, "yanchor": "bottom", "yref": "paper"}, {"font": {}, "showarrow": false, "text": "social", "x": 0.84, "xanchor": "center", "xref": "paper", "y": 1.0, "yanchor": "bottom", "yref": "paper"}], "barmode": "group", "height": 800, "legend": {"title": {"text": "source"}, "tracegroupgap": 0}, "title": {"text": "Trip mode choice by purpose: transit only"}, "width": 750, "xaxis": {"anchor": "y", "domain": [0.0, 0.32], "tickformat": ".0%", "title": {"text": "percentage"}}, "xaxis10": {"anchor": "y10", "domain": [0.0, 0.32], "matches": "x", "showticklabels": false}, "xaxis11": {"anchor": "y11", "domain": [0.34, 0.66], "matches": "x", "showticklabels": false}, "xaxis12": {"anchor": "y12", "domain": [0.68, 1.0], "matches": "x", "showticklabels": false}, "xaxis2": {"anchor": "y2", "domain": [0.34, 0.66], "matches": "x", "tickformat": ".0%", "title": {"text": "percentage"}}, "xaxis3": {"anchor": "y3", "domain": [0.68, 1.0], "matches": "x", "title": {"text": "percentage"}}, "xaxis4": {"anchor": "y4", "domain": [0.0, 0.32], "matches": "x", "showticklabels": false}, "xaxis5": {"anchor": "y5", "domain": [0.34, 0.66], "matches": "x", "showticklabels": false}, "xaxis6": {"anchor": "y6", "domain": [0.68, 1.0], "matches": "x", "showticklabels": false}, "xaxis7": {"anchor": "y7", "domain": [0.0, 0.32], "matches": "x", "showticklabels": false}, "xaxis8": {"anchor": "y8", "domain": [0.34, 0.66], "matches": "x", "showticklabels": false}, "xaxis9": {"anchor": "y9", "domain": [0.68, 1.0], "matches": "x", "showticklabels": false}, "yaxis": {"anchor": "x", "domain": [0.0, 0.1975], "title": {"text": "trip_mode_transit_only"}}, "yaxis10": {"anchor": "x10", "domain": [0.8025, 1.0], "matches": "y", "title": {"text": "trip_mode_transit_only"}}, "yaxis11": {"anchor": "x11", "domain": [0.8025, 1.0], "matches": "y", "showticklabels": false}, "yaxis12": {"anchor": "x12", "domain": [0.8025, 1.0], "matches": "y", "showticklabels": false}, "yaxis2": {"anchor": "x2", "domain": [0.0, 0.1975], "matches": "y", "showticklabels": false}, "yaxis3": {"anchor": "x3", "domain": [0.0, 0.1975], "matches": "y", "showticklabels": false}, "yaxis4": {"anchor": "x4", "domain": [0.2675, 0.465], "matches": "y", "title": {"text": "trip_mode_transit_only"}}, "yaxis5": {"anchor": "x5", "domain": [0.2675, 0.465], "matches": "y", "showticklabels": false}, "yaxis6": {"anchor": "x6", "domain": [0.2675, 0.465], "matches": "y", "showticklabels": false}, "yaxis7": {"anchor": "x7", "domain": [0.535, 0.7325], "matches": "y", "title": {"text": "trip_mode_transit_only"}}, "yaxis8": {"anchor": "x8", "domain": [0.535, 0.7325], "matches": "y", "showticklabels": false}, "yaxis9": {"anchor": "x9", "domain": [0.535, 0.7325], "matches": "y", "showticklabels": false}}}
